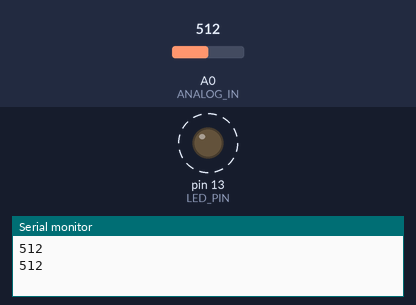
Simulated run of this sketch. Board: Arduino Uno, built with avr-gcc and run on an emulated ATmega328P. Parts: output pins drawn as LEDs (lit = HIGH), the last lines printed to the serial monitor. Dashed ring = blinking. The test bench sets the inputs (shaded band); at power-on: A0 (ANALOG_IN) = 512.

Above: at 1.8 s.
1.9 s: A0 (ANALOG_IN) set to 306
At 2.2 s:
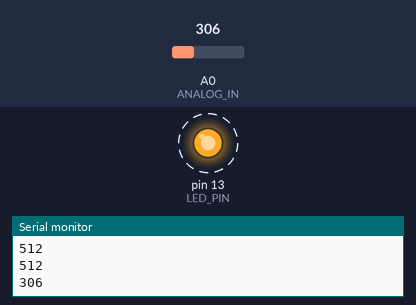
5.4 s: A0 (ANALOG_IN) set to 122
At 5.56 s:
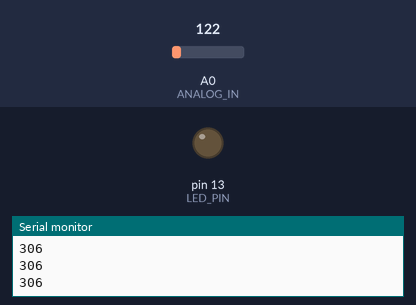
Timing chart, 0 to 14.9 s (numbered marks = the images above; inputs shaded):
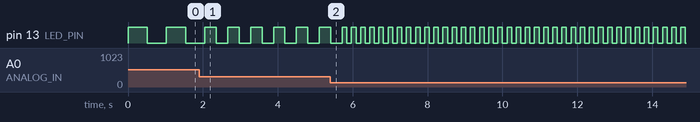

The sketch:

sketch.ino
```cpp
// Based on http://arduino.cc/en/Tutorial/AnalogInput

#define ANALOG_IN A0
#define LED_PIN 13

void setup()
{
  pinMode(LED_PIN, OUTPUT);
  Serial.begin(9600);
}

void loop()
{
  int value = analogRead(ANALOG_IN);
  Serial.println(value);
  digitalWrite(LED_PIN, HIGH);
  delay(value);
  digitalWrite(LED_PIN, LOW);
  delay(value);
}
```

Measured:
- after the input at 1.9 s, pin 13 (LED_PIN): alternates HIGH for 0.31 s and LOW for 0.31 s, starting after 0.46 s
- by itself, pin 13 (LED_PIN): alternates HIGH for 0.51 s and LOW for 0.51 s
